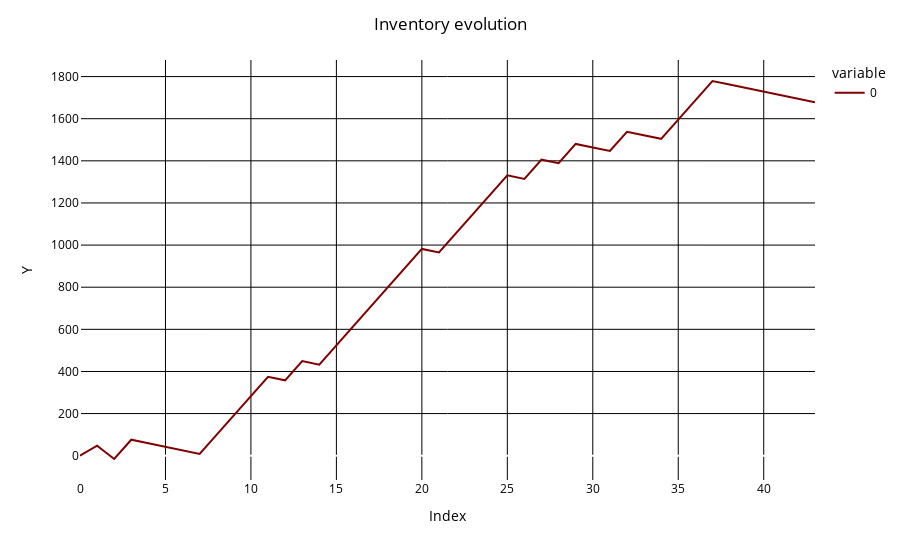

The notebook cell this image was saved under:
### Code cell
fig = px.line(Y_t)
fig.update_traces(line_color = "maroon")

fig.update_layout(
    title_text="Inventory evolution",
    title_x=0.5,
    plot_bgcolor='white',  # set background color to white
    paper_bgcolor='white',  # set background color to white
    font=dict(color='black'),  # set font color to black
    xaxis=dict(title_text="Index", color='black', tickcolor='black', gridcolor='black'),  # set x-axis color, tick color, grid color, and grid width
    yaxis=dict(title_text="Y", color='black', tickcolor='black', gridcolor='black'),  # set y-axis color, tick color, grid color, and grid width
)

fig.show()

### Figure 1 — Plotly figure (JSON) as saved in the notebook; plotly's stock layout.template omitted (floating-point values rounded to 4 significant figures)
{"data": [{"hovertemplate": "variable=0<br>index=%{x}<br>value=%{y}<extra></extra>", "legendgroup": "0", "line": {"color": "maroon", "dash": "solid"}, "marker": {"symbol": "circle"}, "mode": "lines", "name": "0", "orientation": "v", "showlegend": true, "type": "scatter", "x": [0, 1, 2, 3, 4, 5, 6, 7, 8, 9, 10, 11, 12, 13, 14, 15, 16, 17, 18, 19, 20, 21, 22, 23, 24, 25, 26, 27, 28, 29, 30, 31, 32, 33, 34, 35, 36, 37, 38, 39, 40, 41, 42, 43], "xaxis": "x", "y": [0, 47.51, -15.59, 75.94, 59.09, 42.25, 25.41, 8.571, 100.1, 191.6, 283.1, 374.7, 357.8, 449.4, 432.5, 524.0, 615.6, 707.1, 798.6, 890.1, 981.7, 964.8, 1056.0, 1148.0, 1239.0, 1331.0, 1314.0, 1406.0, 1389.0, 1480.0, 1463.0, 1447.0, 1538.0, 1521.0, 1504.0, 1596.0, 1688.0, 1779.0, 1762.0, 1745.0, 1729.0, 1712.0, 1695.0, 1678.0], "yaxis": "y"}], "layout": {"font": {"color": "black"}, "legend": {"title": {"text": "variable"}, "tracegroupgap": 0}, "margin": {"t": 60}, "paper_bgcolor": "white", "plot_bgcolor": "white", "title": {"text": "Inventory evolution", "x": 0.5}, "xaxis": {"anchor": "y", "color": "black", "domain": [0, 1], "gridcolor": "black", "tickcolor": "black", "title": {"text": "Index"}}, "yaxis": {"anchor": "x", "color": "black", "domain": [0, 1], "gridcolor": "black", "tickcolor": "black", "title": {"text": "Y"}}}}
